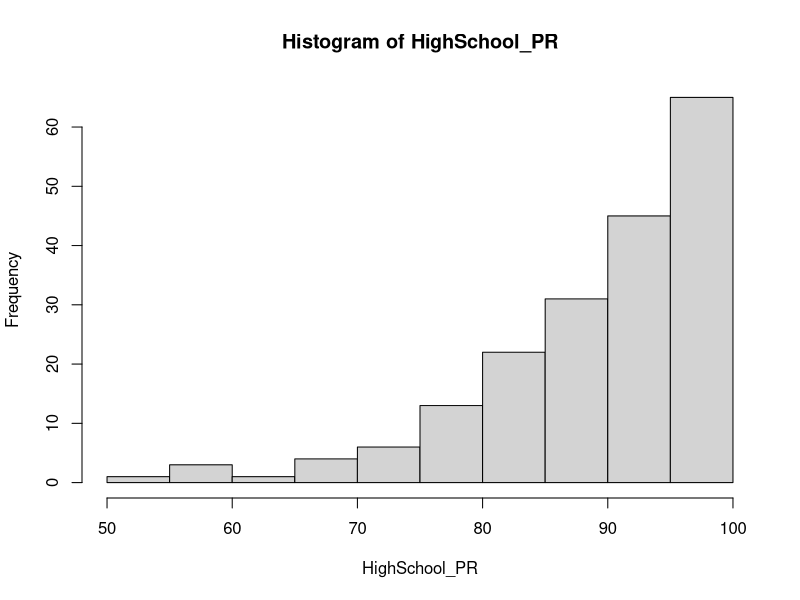
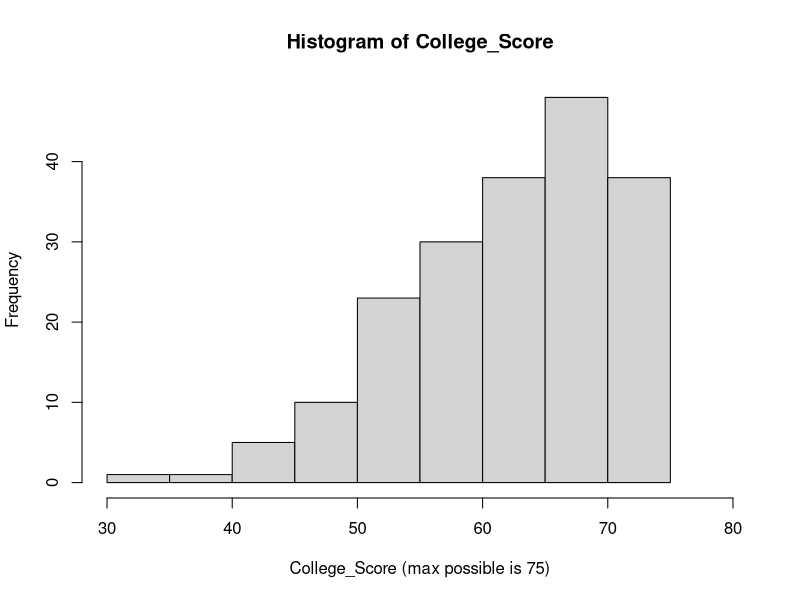
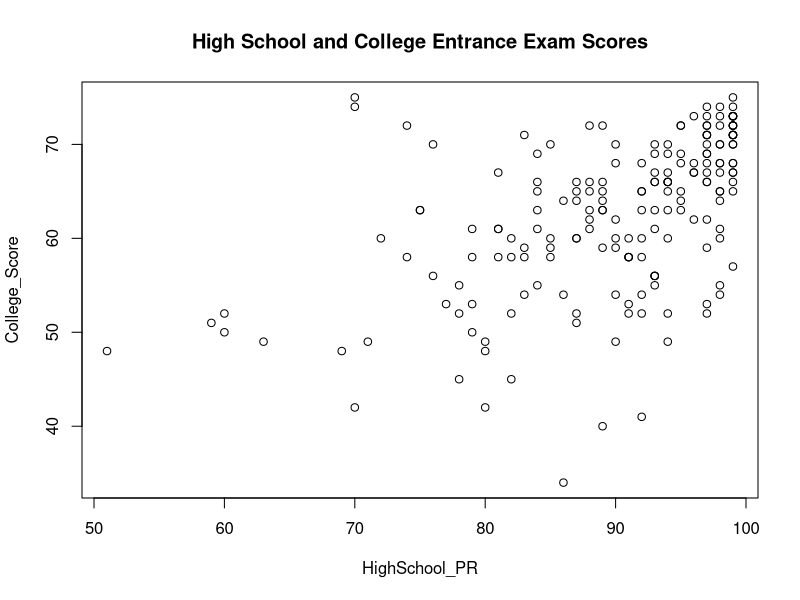
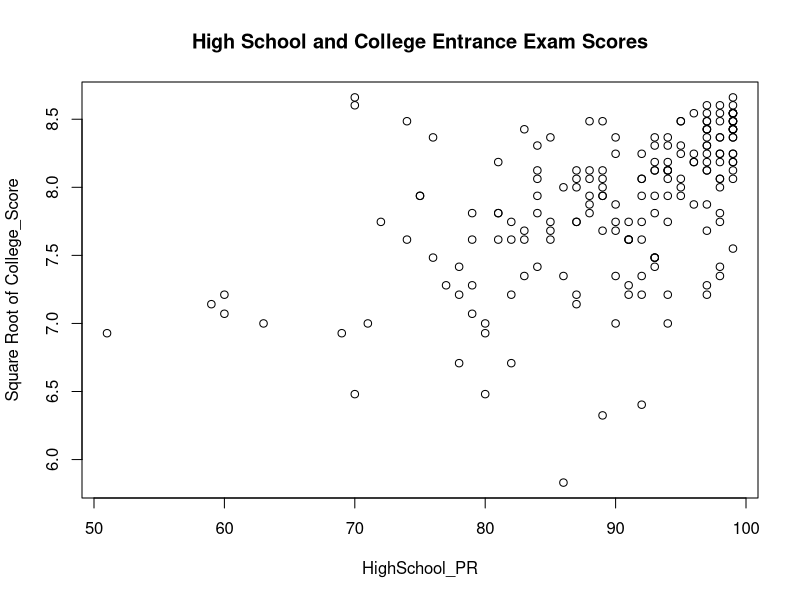
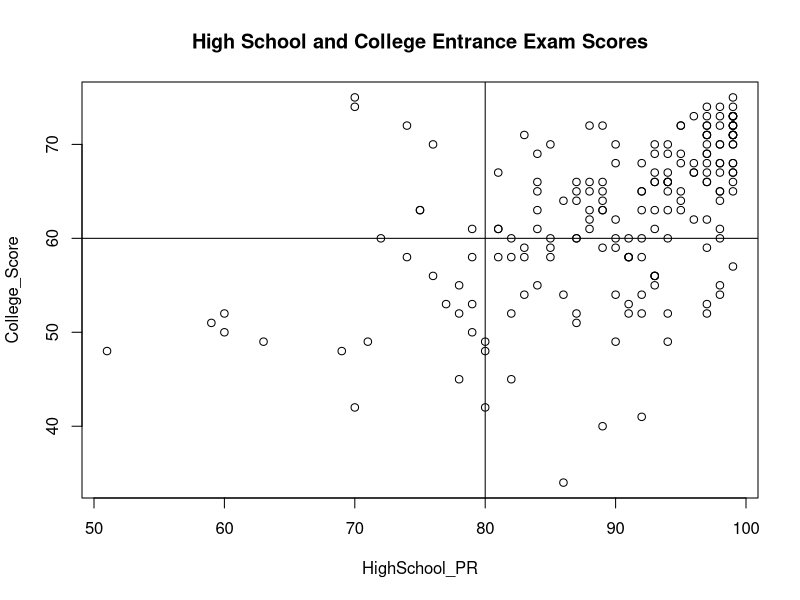
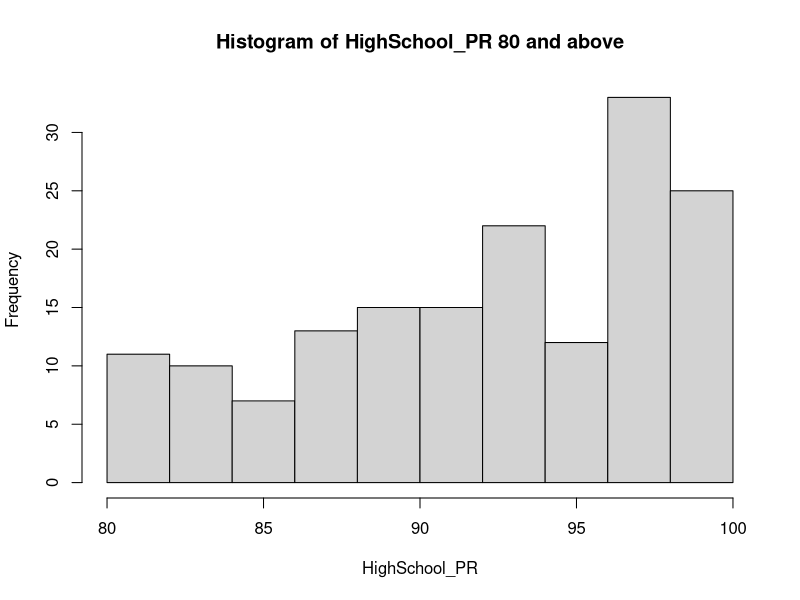
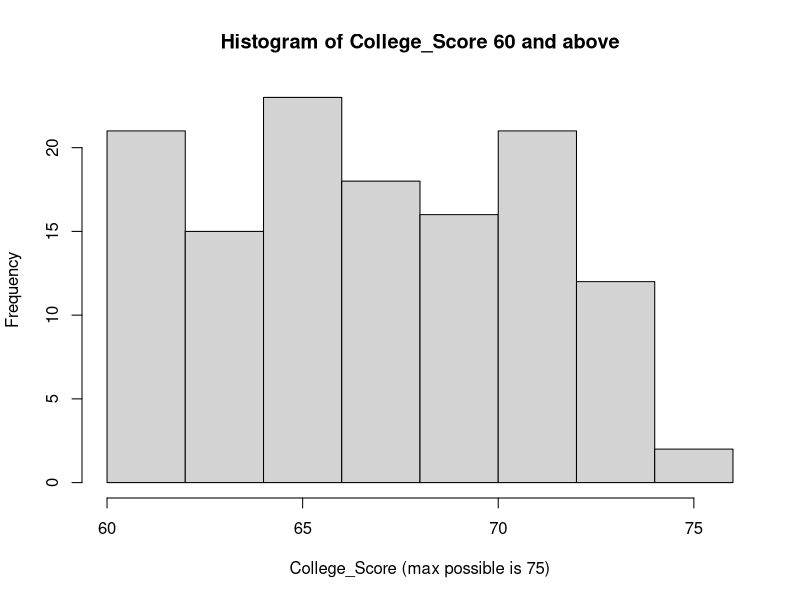
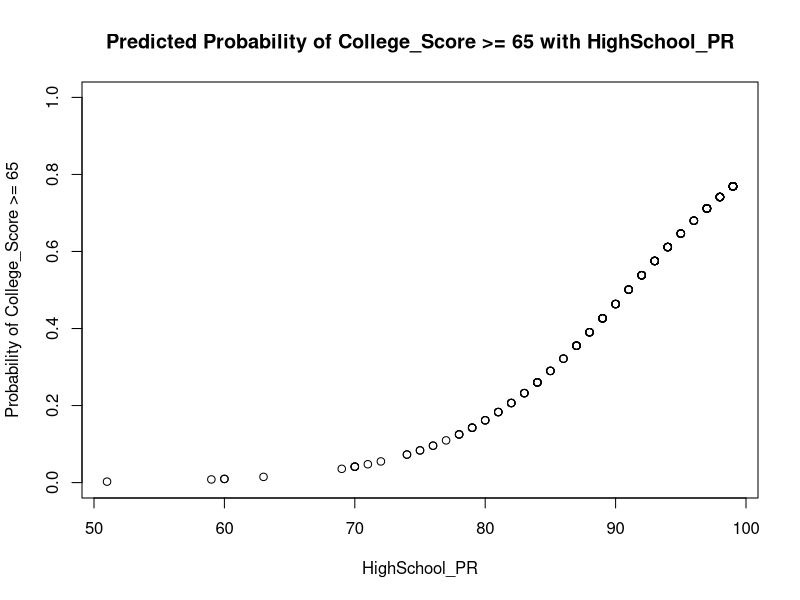

These figures' R source, in order:
## ---- chunk 1
knitr::opts_chunk$set(echo = TRUE)
## ---- chunk 2
data = read.csv("ptt_SENIORHIGH_data.csv")
names(data)[1] = "pttID"

data[1:10,]
## ---- chunk 3
# High school entrance exam scores: Remove missing values
uni_HS_score = data$HighSchool_PR[which(data$HighSchool_PR != -1)]

summary(uni_HS_score)

hist(uni_HS_score, main = "Histogram of HighSchool_PR",
     xlab="HighSchool_PR")
## ---- chunk 4
# College entrance exam scores: Remove missing values
uni_college_score = data$College_Score[which(data$College_Score != -1)]

summary(uni_college_score)

hist(uni_college_score, main="Histogram of College_Score",
     xlab="College_Score (max possible is 75)",xlim=c(30,80))
## ---- chunk 5
missing_rows = which(data$HighSchool_PR == "-1" | data$College_Score == "-1")
# Indices: 6  19  71  85  88  96 132 183 195 => nine in total

# Remove missing data
data_corr = data[-missing_rows,]

plot(data_corr$HighSchool_PR, data_corr$College_Score,
     main = "High School and College Entrance Exam Scores",
     xlab="HighSchool_PR",
     ylab="College_Score")
## ---- chunk 6
cor(data_corr$HighSchool_PR, data_corr$College_Score)
## ---- chunk 7
# data version: already removed missing data
# data_corr = data[-missing_rows,]

plot(data_corr$HighSchool_PR, sqrt(data_corr$College_Score),
     main = "High School and College Entrance Exam Scores",
     xlab="HighSchool_PR",
     ylab="Square Root of College_Score")
## ---- chunk 8
cor(data_corr$HighSchool_PR, sqrt(data_corr$College_Score))
## ---- chunk 9
plot(data_corr$HighSchool_PR, data_corr$College_Score,
     main = "High School and College Entrance Exam Scores",
     xlab="HighSchool_PR",
     ylab="College_Score")

abline(h=60,v=80)
## ---- chunk 10
data_corr$HS_80up = data_corr$HighSchool_PR >= 80
data_corr$CS_60up = data_corr$College_Score >=60

contingency = table(data_corr$HS_80up, data_corr$CS_60up,
                    dnn=c("HighSchool_80up","College_60up"))

contingency
## ---- chunk 11
contingency = contingency[2:1, 2:1]
contingency
## ---- chunk 12
prop.table(contingency)
## ---- chunk 13
round(prop.table(contingency),4)
## ---- chunk 14
nrow(data_corr) # number of all respondents without missing data
## ---- chunk 15
# High school entrance exam scores: Remove missing values
# uni_HS_score = data$HighSchool_PR[which(data$HighSchool_PR != -1)]
length(uni_HS_score)

## ---- chunk 16
# Consider only the records with both valid HighSchool_PR and College_Score
length(data_corr$HighSchool_PR)
## ---- chunk 17
# College entrance exam scores: Remove missing values
# uni_college_score = data$College_Score[which(data$College_Score != -1)]
length(uni_college_score)
## ---- chunk 18
# Consider only the records with both valid HighSchool_PR and College_Score
length(data_corr$College_Score)
## ---- chunk 19
HS_PR_seg = data_corr$HighSchool_PR[which(data_corr$HS_80up == TRUE)]
length(HS_PR_seg)
## ---- chunk 20
table(HS_PR_seg)
## ---- chunk 21
hist(HS_PR_seg, xlab="HighSchool_PR",
     main="Histogram of HighSchool_PR 80 and above")
## ---- chunk 22
HS80to89 = length(which(HS_PR_seg >= 80 & HS_PR_seg <= 89))
HS90to94 = length(which(HS_PR_seg >= 90 & HS_PR_seg <= 94))
HS95to99 = length(which(HS_PR_seg >= 95 & HS_PR_seg <= 99))
## ---- chunk 23
print(paste("HighSchool_PR 80-89:",HS80to89))
print(paste("HighSchool_PR 90-94:",HS90to94))
print(paste("HighSchool_PR 95-99:",HS95to99))
## ---- chunk 24
CS_Score_seg = data_corr$College_Score[which(data_corr$CS_60up == TRUE)]
length(CS_Score_seg)
## ---- chunk 25
table(CS_Score_seg)
## ---- chunk 26
college_score = c(60,65,70,74,75)
college_pr = c(88, 95, 98.5, 99.9, 100)

data.frame(college_score, college_pr)
## ---- chunk 27
hist(CS_Score_seg, xlab="College_Score (max possible is 75)",
     main="Histogram of College_Score 60 and above")
## ---- chunk 28
CS60to64 = length(which(CS_Score_seg >= 60 & CS_Score_seg <= 64))
CS65to69 = length(which(CS_Score_seg >= 65 & CS_Score_seg <= 69))
CS70to75 = length(which(CS_Score_seg >= 70 & CS_Score_seg <= 75))
## ---- chunk 29
print(paste("College_Score 60-64:",CS60to64))
print(paste("College_Score 65-69:",CS65to69))
print(paste("College_Score 70-75:",CS70to75))
## ---- chunk 30
data_corr$HS_range = "set"
data_corr$CS_range = "set"

for(ii in 1:nrow(data_corr)) {
        # High School PR categories
        if (data_corr$HighSchool_PR[ii] <= 79) {
                data_corr$HS_range[ii] = "0-79"
        } else if (data_corr$HighSchool_PR[ii] <= 89) {
                data_corr$HS_range[ii] = "80-89"
        } else if (data_corr$HighSchool_PR[ii] <= 94) {
                data_corr$HS_range[ii] = "90-94"
        } else {
                data_corr$HS_range[ii] = "95-99"
        }
        
        # College Score Categories
        if (data_corr$College_Score[ii] <= 59) {
                data_corr$CS_range[ii] = "0-59"
        } else if (data_corr$College_Score[ii] <= 64) {
                data_corr$CS_range[ii] = "60-64"
        } else if (data_corr$College_Score[ii] <= 69) {
                data_corr$CS_range[ii] = "65-69"
        } else {
                data_corr$CS_range[ii] = "70-75"
        }
}
## ---- chunk 31
table_4x4 = table(data_corr$HS_range, data_corr$CS_range,
                  dnn=c("HighSchool_PR","College_Score"))
table_4x4
## ---- chunk 32
print(paste("College_Score at least 65:", sum(data_corr$College_Score >= 65)))
print(paste("College_Score below 65:", sum(data_corr$College_Score < 65)))
## ---- chunk 33
# 1. Create the binary variable first.
# 2. model = glm( y ~ x, data=data, family="binomial")
# 3. summary(model)
# https://stats.idre.ucla.edu/r/dae/logit-regression/

data_corr$CS_65up = data_corr$College_Score >= 65
model = glm(CS_65up ~ HighSchool_PR, data=data_corr, family="binomial")
summary(model)

## ---- chunk 34
model$coefficients
## ---- chunk 35
round(model$coefficients, digits=3)
## ---- chunk 36
exp(model$coefficients)
## ---- chunk 37
alpha = as.numeric(model$coefficients[1])
beta = as.numeric(model$coefficients[2])

p_intercept = exp(alpha)/(1+exp(alpha))
p_intercept
## ---- chunk 38
p_pr99 = exp(alpha + beta*99)/(1+exp(alpha + beta*99))
p_pr99
## ---- chunk 39
num_pr99 = sum(data_corr$HighSchool_PR == 99)
num_cs65 = sum(data_corr$College_Score >= 65)
num_pr99_and_cs65 = sum(data_corr$HighSchool_PR == 99 & data_corr$College_Score >= 65)
## ---- chunk 40
print(paste("Number of respondents with HighSchool_PR 99:",num_pr99))
print(paste("Number of respondents with College_Score 65 or better:",num_cs65))
print(paste("Number of respondents with HighSchool_PR 99 and College_Score 65 or better:",
            num_pr99_and_cs65))
## ---- chunk 41
sort(data_corr$College_Score[which(data_corr$HighSchool_PR==99)])
## ---- chunk 42
confint(model)
## ---- chunk 43
exp(confint(model))
## ---- chunk 44
ci_matrix = confint(model)
alpha_ci = ci_matrix[1,]
beta_ci = ci_matrix[2,]
p_pr99_ci = exp(alpha_ci + beta_ci*99)/(1+exp(alpha_ci + beta_ci*99))
p_pr99_ci
## ---- chunk 45
objects(model)
## ---- chunk 46
# objects(model) # to find out what functions are available in the model

# model$fitted.values # probability values for all 197 datapoints.
# predict(model, data_corr, type="response")

# Also need to plot the HighSchool_PR vs predicted probability of College_Score at least 65.

# Use the predict function for certain HighSchool_PR points 
# (e.g. 80, 90, 95, 99)

# https://www.theanalysisfactor.com/r-tutorial-glm1/
# https://www.theanalysisfactor.com/r-glm-plotting/
## ---- chunk 47
print(paste("The highest predicted probability is",max(model$fitted.values)))
print(paste("This occurs at HighSchool_PR",
      data_corr$HighSchool_PR[which.max(model$fitted.values)]))
## ---- chunk 48
# First version of graph
yy = model$fitted.values
xx = data_corr$HighSchool_PR
plot(xx, yy, ylim=c(0,1),
     main="Predicted Probability of College_Score >= 65 with HighSchool_PR",
     xlab="HighSchool_PR",
     ylab="Probability of College_Score >= 65")
## ---- chunk 49
# Add jittering because of many repetitive values in HighSchool_PR
set.seed(21)
new_xx = jitter(xx)
new_yy = jitter(yy)
plot(new_xx, new_yy, ylim=c(0,1),
     main="Jittered Probability of College_Score >= 65 with HighSchool_PR",
     xlab="HighSchool_PR",
     ylab="Probability of College_Score >= 65")
## ---- chunk 50
# nrow(data_corr) # 188
# sum(data_corr$CS_65up) # 92
# sum(data_corr$CS_65up)/nrow(data_corr) # 0.489

print(paste("There are",nrow(data_corr),"records in the data, with",
            sum(data_corr$CS_65up),
            "of them have College_Score at least 65."))
print(paste("This is a proportion of",
            round(sum(data_corr$CS_65up)/nrow(data_corr),digits=3),
            ", which is close to 0.5."))
## ---- chunk 51
# Data
actual_65up = data_corr$CS_65up

# Predicted results
predicted_65up = model$fitted.values >= 0.5

# Confusion matrix
confusion = table(actual_65up, predicted_65up)
# revert the order of FALSE and TRUE
confusion = confusion[2:1, 2:1] 
confusion
## ---- chunk 52
prop.table(confusion)
## ---- chunk 53
# Display the output, but not the code.

sep_row = c("|","------------------","|","------------------")
first_row = c("|","True Positive","|","False Negative")
mid_row = c("|","------------------","|","------------------")
second_row = c("|","False Positive","|","True Negative")

table_df = data.frame(rbind(sep_row, first_row, mid_row, second_row))
rownames(table_df) = c("--------------","Actual Positive",
                       "---------------","Actual Negative")
colnames(table_df) = c("|","Predicted Positive","|","Predicted Negative")

table_df
## ---- chunk 54
# row = actual_65up, column = predicted_65up
tp = confusion["TRUE","TRUE"]
fn = confusion["TRUE","FALSE"]
fp = confusion["FALSE","TRUE"]
tn = confusion["FALSE","FALSE"]

print(paste(tp,fn,fp,tn))
## ---- chunk 55
confusion
## ---- chunk 56
print(paste("The proportion of respondents with College_Score 65 or higher is",
            round(sum(data_corr$CS_65up)/nrow(data_corr), digits = 3)))
## ---- chunk 57
data = read.csv("ptt_SENIORHIGH_data.csv")
names(data)[1] = "pttID"

missing_rows = which(data$HighSchool_PR == "-1" | data$College_Score == "-1")
data_corr = data[-missing_rows,]

data_corr$CS_65up = data_corr$College_Score >=65

model = glm(CS_65up ~ HighSchool_PR, data=data_corr, family="binomial")

print("This is a test.")
## ---- chunk 58
# Draft code for training and testing partitions

set.seed(10)

nn = nrow(data_corr) # total 188 rows of data

row_inds = c(1:nn)

ind_permute = sample(row_inds) 

train_inds = ind_permute[1:94]
test_inds = ind_permute[95:188]

train_data = data_corr[train_inds,]
test_data = data_corr[test_inds,]

train_model = glm(CS_65up ~ HighSchool_PR, data=train_data, family="binomial")

# train_model

test_prob = predict.glm(train_model, test_data, type="response")
# type="response" gives the predicted probabilities

# --------------------------------

# Convert the test probabilities into binary classification results
test_actual_65up = test_data$CS_65up
test_pred_65up = test_prob > 0.5

# Confusion matrix
test_confusion = table(test_actual_65up, test_pred_65up)
# revert the order of FALSE and TRUE
test_confusion = test_confusion[2:1, 2:1]

test_confusion

# percentage version
prop.table(test_confusion)

# UNFINISHED: Organize the initial code and start writing the descriptions
# Also consider making part of it into a function ??
## ---- chunk 59
# Draft code for k-fold cross validation

set.seed(21) # different seed than the training-testing partitions

nn = nrow(data_corr) # total 188 rows of data

row_inds = c(1:nn)

ind_permute = sample(row_inds) 
# random permutation of row indices 
# => prepare for the training/testing partitions

# 10-fold cross validation: 
# Divide 188 records into 10 partitions of near-equal size

# Number of records in each partition:
# 19, 19, 19, 19, 19, 19, 19, 19, 18, 18

k_fold = c(19, 19, 19, 19, 19, 19, 19, 19, 18, 18)

k_accumulate = c(19, 38, 57, 76, 95, 114, 133, 152, 170, 188)

partition_list = list(0,0,0,0,0,0,0,0,0,0)
partition_list[[1]] = ind_permute[1:k_fold[1]]
for (ii in 2:length(k_fold)) {
  start = k_accumulate[ii-1]+1
  end = start + k_fold[ii] - 1
  partition_list[[ii]] = ind_permute[start:end]
}

# partition_list

# UNFINISHED: Use the partitions for training and testing
